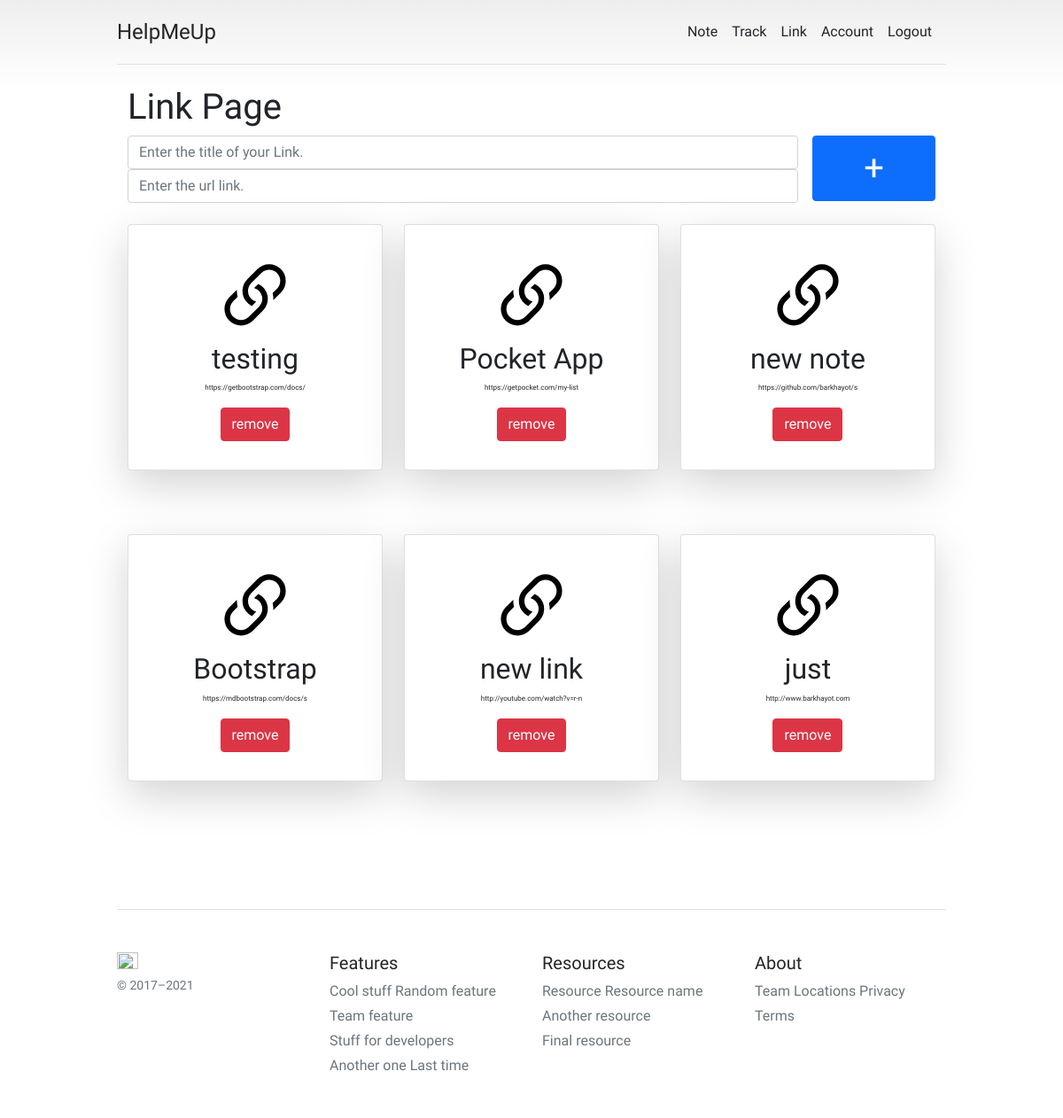
Page /links/ (signed in) on the committed database.
### url_data/models.py (models this page shows, shortened)
class URL_DATA(models.Model):
    user        = models.ForeignKey(User, on_delete=models.CASCADE)
    title = models.CharField(max_length=200)
    url_link = models.URLField()
    created_at = models.DateTimeField(auto_now_add=True)

### url_data/views.py (the view, shortened to what this page needs)
# urls.py: path('', views.allURL, name='allURL'),
@login_required(login_url='loginUser')
def allURL(request):
    link = URL_DATA.objects.filter(user=request.user).order_by('-created_at')
    paginator = Paginator(link, 12)
    page_number = request.GET.get('page')
    page_obj = paginator.get_page(page_number)
    form = LinkCreateForm()
    context = {
        'links': link,
        'form': form,
        'page_obj': page_obj
    }
    return render(request, 'url/allURL.html', context)

### url_data/forms.py
class LinkCreateForm(ModelForm):
    title = forms.CharField(widget=forms.TextInput(attrs={
        'placeholder': 'Enter the title of your Link.',
        'type': 'text',
        'class': 'form-control'
    }))
    url_link = forms.CharField(widget=forms.TextInput(attrs={
        'placeholder': 'Enter the url link.',
        'type': 'text',
        'class': 'form-control'
    }))
    class Meta:
        model = URL_DATA
        fields = ['title', 'url_link']

### templates/url/allURL.html (shortened to what this page needs)
{% extends "base/base.html" %}
{% block content %}
<div class="container">
    <h1>Link Page</h1>
    <form method="POST" action action="">
    <div class="row g-3" style="text-align: center;">
        <div class="col-10">
            {{form.title}}
            {{form.url_link}}
        </div>
        <div class="col-2">
            <button class="btn btn-primary" style="font-size: 40px; width: 100%;" type="submit">+</button>
        </div>
    </div></form>
    <br>
    <div class="row row-cols-1 row-cols-md-3 g-4">
    {% for link in page_obj %}
     <div class="col">
        <div class="card shadow-lg p-3 mb-5 bg-white rounded">
          <div class="card-body" style="text-align: center;">
              <a href="{{link.url_link}}" style="text-decoration: none; color: black;" >
            </a>
              <h2>{{link.title}}</h2>
              <p class="card-text" style="font-size: 8px;">{{link.url_link|slice:"30"}}</p>
              <a href="{% url 'URLDelete' link.id %}" class="btn btn-danger">remove</a>
          </div>
        </div>
      </div>
    {% endfor %}
    </div>
    <div class="text-center" >
      <br>
      <br>
  </div>
</div>
{% endblock %}

### templates/base/base.html (shortened to what this page needs)
<!DOCTYPE html>
<html>
    <head>
		<link href="https://cdn.jsdelivr.net/npm/bootstrap@5.0.0-beta1/dist/css/bootstrap.min.css" rel="stylesheet">
    </head>
	<body>
		<div class="container py-3">
		  <header>
			<div class="d-flex flex-column flex-md-row align-items-center pb-3 mb-4 border-bottom">
			  <a href="/" class="d-flex align-items-center text-dark text-decoration-none">
				<span class="fs-4">HelpMeUp</span>
			  </a>
			  <nav class="d-inline-flex mt-2 mt-md-0 ms-md-auto">
				{% if user.id is None %}
					<a class="me-3 py-2 text-dark text-decoration-none" href="{% url 'registerUser' %}">Welcome</a>
				{% else %}
				<a class="me-3 py-2 text-dark text-decoration-none" href="{% url 'allNotes' %}">Note</a>
				<a class="me-3 py-2 text-dark text-decoration-none" href="{% url 'all_chart_view' %}">Track</a>
				<a class="me-3 py-2 text-dark text-decoration-none" href="{% url 'allURL' %}">Link</a>
				<a class="me-3 py-2 text-dark text-decoration-none" href="{% url 'userPage' %}">Account</a>
				<a class="me-3 py-2 text-dark text-decoration-none" href="{% url 'logoutUser' %}">Logout</a>
				{% endif %}
			  </nav>
			</div>
		  </header>
		{% block content %}{% endblock %}
		  <footer class="pt-4 my-md-5 pt-md-5 border-top">
			<div class="row">
			  <div class="col-12 col-md">
				<img class="mb-2" src="https://barkhayot-portfolio-bucket.s3.ap-northeast-2.amazonaws.com/notebook.png" alt="" width="24" height="19">
				<small class="d-block mb-3 text-muted">© 2017–2021</small>
			  </div>
			  <div class="col-6 col-md">
				<h5>Features</h5>
				<ul class="list-unstyled text-small">
				  <li class="mb-1"><a class="link-secondary text-decoration-none" href="#">Cool stuff</a></li>
				  <li class="mb-1"><a class="link-secondary text-decoration-none" href="#">Random feature</a></li>
				  <li class="mb-1"><a class="link-secondary text-decoration-none" href="#">Team feature</a></li>
				  <li class="mb-1"><a class="link-secondary text-decoration-none" href="#">Stuff for developers</a></li>
				  <li class="mb-1"><a class="link-secondary text-decoration-none" href="#">Another one</a></li>
				  <li class="mb-1"><a class="link-secondary text-decoration-none" href="#">Last time</a></li>
				</ul>
			  </div>
			  <div class="col-6 col-md">
				<h5>Resources</h5>
				<ul class="list-unstyled text-small">
				  <li class="mb-1"><a class="link-secondary text-decoration-none" href="#">Resource</a></li>
				  <li class="mb-1"><a class="link-secondary text-decoration-none" href="#">Resource name</a></li>
				  <li class="mb-1"><a class="link-secondary text-decoration-none" href="#">Another resource</a></li>
				  <li class="mb-1"><a class="link-secondary text-decoration-none" href="#">Final resource</a></li>
				</ul>
			  </div>
			  <div class="col-6 col-md">
				<h5>About</h5>
				<ul class="list-unstyled text-small">
				  <li class="mb-1"><a class="link-secondary text-decoration-none" href="#">Team</a></li>
				  <li class="mb-1"><a class="link-secondary text-decoration-none" href="#">Locations</a></li>
				  <li class="mb-1"><a class="link-secondary text-decoration-none" href="#">Privacy</a></li>
				  <li class="mb-1"><a class="link-secondary text-decoration-none" href="#">Terms</a></li>
				</ul>
			  </div>
			</div>
		  </footer>
		</div>
		</body>
</html>

### templates/base/base.html (style rules this page uses)
body { background-color:rgb((255, 255, 255), 255, 255)!important; font-family: 'Lexend'; }
ul { padding: 0; list-style-type: none; }
.social-links ul, li { list-style-type:none; display: inline-block; }
body { background-image: linear-gradient(180deg, #eee, #fff 100px, #fff); }
.container { max-width: 960px; }

### rows in the picture
URL_DATA: title "testing", url_link "https://getbootstrap.com/docs/"
URL_DATA: title "Pocket App", url_link "https://getpocket.com/my-list"
URL_DATA: title "new note", url_link "https://github.com/barkhayot/s"
URL_DATA: title "Bootstrap", url_link "https://mdbootstrap.com/docs/s"
URL_DATA: title "new link", url_link "http://youtube.com/watch?v=r-n"
URL_DATA: title "just", url_link "http://www.barkhayot.com"
